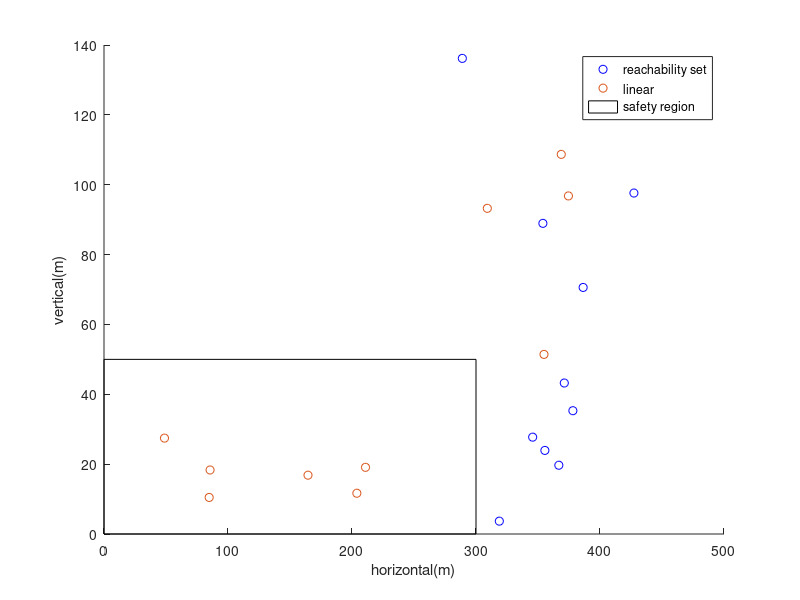

The MATLAB source for this figure:
close all;
clear all;
clc;

rs=[
427.357,97.62,438.365;
318.807,3.67999,318.828;
355.548,23.93,356.352;
353.943,88.94,364.946;
366.792,19.69,367.32;
288.977,136.17,319.452;
386.405,70.59,392.8;
378.126,35.3,379.77;
345.696,27.73,346.807;
371.2,43.23,373.70
];

ls=[
374.544,96.79,386.848;
368.763,108.69,384.447;
164.511,16.84,165.37;
48.7746,27.45,55.9684;
85.5387,18.33,87.4806;
203.916,11.67,204.25;
309.122,93.24,322.878;
84.8118,10.47,85.4556;
354.83,51.42,358.537;
210.896,19.09,211.758  
];

vv= 300;
hh= 50;

figure;

scatter(rs(:,1),rs(:,2),'b');
hold on;
scatter(ls(:,1),ls(:,2),'r+');
rectangle('Position',[0,0,vv,hh]);
legend('reachability set','linear','safety region')

xlabel('horizontal(m)');
ylabel('vertical(m)');